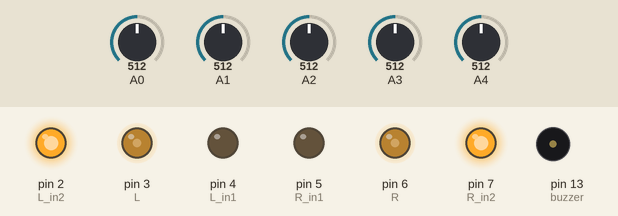
Recording of a sketch running on a simulated Arduino Uno, built with avr-gcc and run on an emulated ATmega328P. Parts: output pins drawn as LEDs (lit = HIGH), buzzer (waves = sounding, pin HIGH). The inputs (shaded band) are chosen by the test bench; at power-on: A0 = 512, A1 = 512, A2 = 512, A3 = 512, A4 = 512. What the sketch prints to the serial monitor is not drawn.

Above: at 0.1 s.
Timing chart, 0 to 1.6 s (numbered marks = the images above):
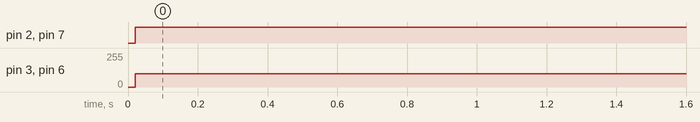

The sketch:

LF_4.ino
```cpp
int batas[5]={170,170,170,170,170};
int sensor[5]={0,0,0,0,0};
byte sensorBiner=B00000;
int s[6];
int jeda=1000;
int lpwm;
int L=3;
int L_in2=2;
int L_in1=4;
int rpwm;
int R=6;
int R_in2=7;
int R_in1=5;
float kp=2,ki=0,kd=0;
float error,P,I,D,MV,PV;
int MAXPWM=100;
int MINPWM=0;
float intervalPWM = (MAXPWM - MINPWM) / 8;
int sp=0; // set point
int rate;
int putar=0;
#define buzzer 13
#define button 12
// the setup routine runs once when you press reset:
void setup() {
  // initialize serial communication at 9600 bits per second:
  Serial.begin(9600);
  pinMode(L,OUTPUT);
  pinMode(R,OUTPUT);
  pinMode(L_in1,OUTPUT);
  pinMode(L_in2,OUTPUT);
  pinMode(R_in1,OUTPUT);
  pinMode(R_in2,OUTPUT);
  pinMode(12,INPUT);
  pinMode(13,OUTPUT);
  digitalWrite(buzzer, LOW);

}

// the loop routine runs over and over again forever:
void baca()
{
  sensorBiner=B00000;


  if(analogRead(A0)<250)
  {
    sensorBiner|=B00001;
  }
  if(analogRead(A1)<250)
  {
    sensorBiner|=B00010;
  }
  if(analogRead(A2)<250)
  {
    sensorBiner|=B00100;
  }
  if(analogRead(A3)<250)
  {
    sensorBiner|=B01000;
  }
  if(analogRead(A4)<350)
  {
    sensorBiner|=B10000;
  }

}
void kondisi()
{
  switch(sensorBiner)
  {
    case B00001:
    case B00011:
          PV=3;break;
    case B00010:
          PV=2;break;
    case B00110:
          PV=1;break;
    case B00100:
          PV=0;break;
    case B01100:
          PV=-1;break;
    case B01000:
          PV=-2;break;
    case B10000:
    case B11000:
          PV=-3;break;
  }

}

void PID_program()
{
  int lasterror;
  error=sp-PV;
  P=kp*error;
  I=I+error;
  I=I*ki;
  rate =error-lasterror;
  D=rate*kd;
  lasterror=error;
  MV=P+I+D;
  MV = P;
  if (MV == 0)
  { //lurus, maju cepat
        lpwm = MAXPWM;
        rpwm = MAXPWM;

  }
  else if (MV==10||MV==15)
  { // alihkan ke kiri
        rpwm = MAXPWM - ((intervalPWM - 20) * MV);
        lpwm = (MAXPWM - (intervalPWM * MV) - 15);

        if (lpwm < MINPWM) lpwm = MINPWM;
        if (lpwm > MAXPWM) lpwm = MAXPWM;
        if (rpwm < MINPWM) rpwm = MINPWM;
        if (rpwm > MAXPWM) rpwm = MAXPWM;
  }
  else if (MV==-10||MV==-15)
  { // alihkan ke kanan
        lpwm = MAXPWM + ( ( intervalPWM - 20 ) * MV);
        rpwm = MAXPWM + ( ( intervalPWM * MV ) - 15 );

        if (lpwm < MINPWM) lpwm = MINPWM;
        if (lpwm > MAXPWM) lpwm = MAXPWM;
        if (rpwm < MINPWM) rpwm = MINPWM;
        if (rpwm > MAXPWM) rpwm = MAXPWM;
    }


}
void loop()
{
  baca();
  kondisi();
  PID_program();
  Serial.print("pv =");
  Serial.println(PV);
  Serial.print("eror =");
  Serial.println(error);
  Serial.print("P =");
  Serial.println(P);
  Serial.print("I =");
  Serial.println(I);
  Serial.print("D =");
  Serial.println(D);
  Serial.print("MV =");
  Serial.println(MV);
  Serial.print("lpwm =");
  Serial.println(lpwm);
  Serial.print("rpwm =");
  Serial.println(rpwm);
  Serial.println(putar);
  /*
    digitalWrite(L_in2,HIGH);
    digitalWrite(L_in1,LOW);
    digitalWrite(R_in2,HIGH);
    digitalWrite(R_in1,LOW);
    analogWrite(R,rpwm);
    analogWrite(L,lpwm);
  */
  if(PV==0)
  {
    digitalWrite(L_in2,HIGH);
    digitalWrite(L_in1,LOW);
    digitalWrite(R_in2,HIGH);
    digitalWrite(R_in1,LOW);
    analogWrite(R,rpwm);
    analogWrite(L,lpwm);
  }
  if(PV==1)
  {
    digitalWrite(L_in2,HIGH);
    digitalWrite(L_in1,LOW);
    digitalWrite(R_in2,HIGH);
    digitalWrite(R_in1,LOW);
    analogWrite(R,rpwm);
    analogWrite(L,lpwm);
  }
  if(PV==2)
  {
    digitalWrite(L_in2,HIGH);
    digitalWrite(L_in1,LOW);
    digitalWrite(R_in2,HIGH);
    digitalWrite(R_in1,LOW);
    analogWrite(R,rpwm);
    analogWrite(L,lpwm);
  }
  if(PV==-1)
  {
    digitalWrite(L_in2,HIGH);
    digitalWrite(L_in1,LOW);
    digitalWrite(R_in2,HIGH);
    digitalWrite(R_in1,LOW);
    analogWrite(R,rpwm);
    analogWrite(L,lpwm);
  }
  if(PV==-2)
  {
   digitalWrite(L_in2,HIGH);
    digitalWrite(L_in1,LOW);
    digitalWrite(R_in2,HIGH);
    digitalWrite(R_in1,LOW);
    analogWrite(R,rpwm);
    analogWrite(L,lpwm);
  }
  /*
  if(PV==-3)
  {

        digitalWrite(L_in2,HIGH);
        digitalWrite(L_in1,LOW);
        digitalWrite(R_in2,HIGH);
        digitalWrite(R_in1,LOW);
        analogWrite(R,rpwm);
        analogWrite(L,lpwm);
       Serial.println("putarkiri");

  }

  if(PV==3)
  {

        digitalWrite(L_in2,HIGH);
        digitalWrite(L_in1,LOW);
        digitalWrite(R_in2,HIGH);
        digitalWrite(R_in1,LOW);
        analogWrite(L,lpwm);
        analogWrite(R,rpwm);
    Serial.println("putarkanan");

  }
  */
  Serial.println("_________________");
  delay(jeda);

}
```

Measured:
- by itself, pin 2 (L_in2), pin 7 (R_in2): LOW → HIGH at 0.02 s
- by itself, pin 3 (L), pin 6 (R): 0/255 → 100/255 at 0.02 s
